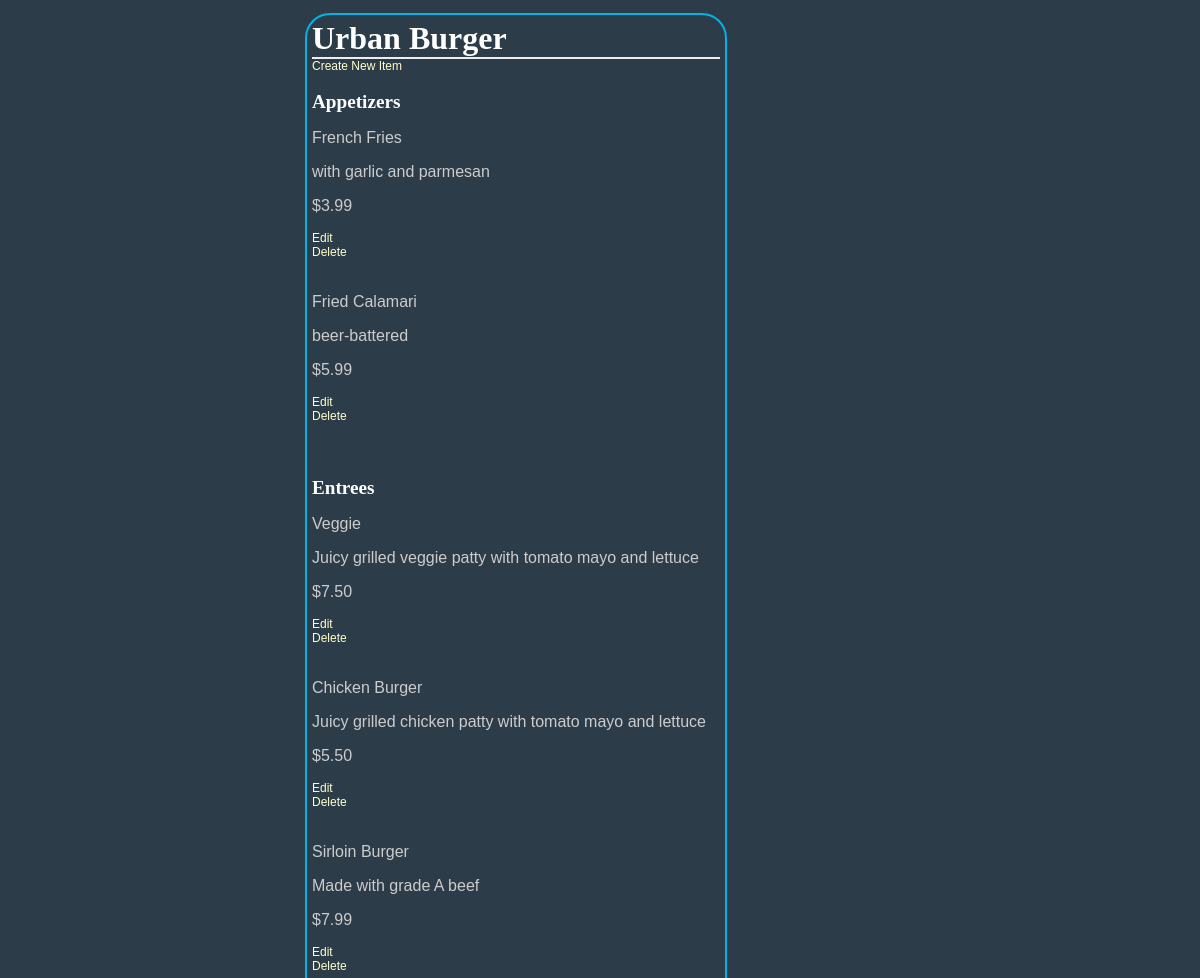
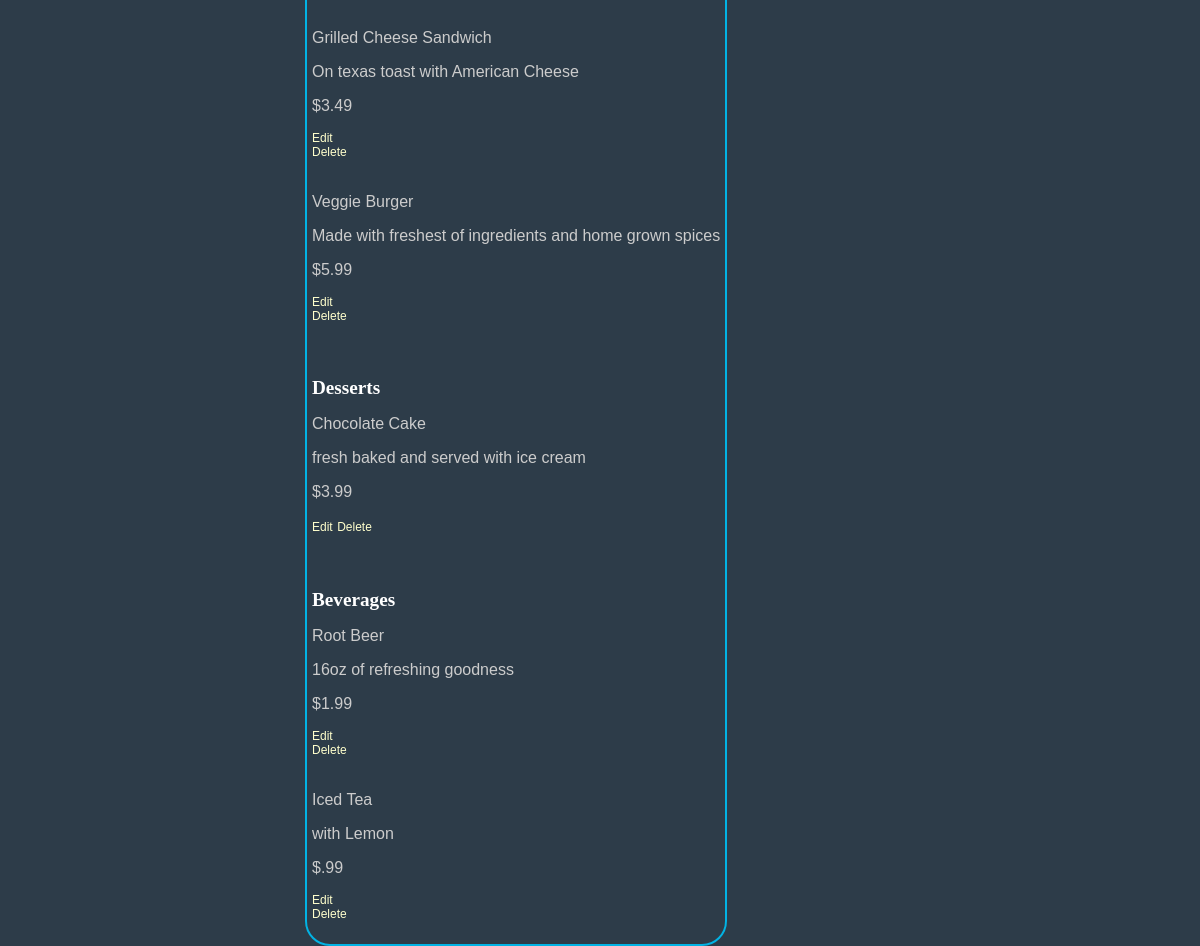
Page /restaurant/1/menu on the committed database (2 pictures, top to bottom).
### database_setup.py (models this page shows, shortened)
class Restaurant(Base):
    __tablename__ = 'restaurant'
    id = Column(Integer, primary_key=True)
    name = Column(String(250), nullable=False)

class MenuItem(Base):
    __tablename__ = 'menu_item'
    name =Column(String(80), nullable = False)
    id = Column(Integer, primary_key = True)
    description = Column(String(250))
    price = Column(String(8))
    course = Column(String(250))
    restaurant_id = Column(Integer,ForeignKey('restaurant.id'))
    restaurant = relationship(Restaurant)

### finalproject.py (the view)
@app.route('/restaurant/<int:restaurant_id>/menu')
def showMenu(restaurant_id):
    restaurant = session.query(Restaurant).filter_by(id=restaurant_id).one()
    items = session.query(MenuItem).filter_by(restaurant_id=restaurant_id).all()
    return render_template('finalproject_menu.html', restaurant=restaurant, items=items)

### templates/finalproject_menu.html (shortened to what this page needs)
<html>
<head>
<link rel=stylesheet type=text/css href="{{ url_for('static', filename='styles.css') }}">
    </head>
    <body>
        <div class = 'pane'>
        <h1>{{ restaurant.name }}</h1>
    {% if items !=[] %}
        <a href = "{{url_for('newMenuItem', restaurant_id = restaurant.id )}}">Create New Item</a>
    <h2>Appetizers</h2>
        {% for i in items %}
        {% if i.course == 'Appetizer' %}
        <p>{{i.name}}</p>
        <p>{{i.description}}</p>
        <p>{{i.price}}</p>
        <a href='{{url_for('editMenuItem', restaurant_id = restaurant.id, menu_id=i.id ) }}' >Edit</a>
    <a href='{{url_for('deleteMenuItem', restaurant_id = restaurant.id, menu_id=i.id ) }}' >Delete</a>
        {% endif %}
        {% endfor %}
    <h2>Entrees</h2>
        {% for i in items %}
        {% if i.course == 'Entree' %}
        <p>{{i.name}}</p>
        <p>{{i.description}}</p>
        <p>{{i.price}}</p>
        <a href='{{url_for('editMenuItem', restaurant_id = restaurant.id, menu_id=i.id ) }}' >Edit</a>
    <a href='{{url_for('deleteMenuItem', restaurant_id = restaurant.id, menu_id=i.id ) }}' >Delete</a>
        {% endif %}
        {% endfor %}
    <h2>Desserts</h2>
        {% for i in items %}
        {% if i.course == 'Dessert' %}
        <p>{{i.name}}</p>
        <p>{{i.description}}</p>
        <p>{{i.price}}</p>
        <a href='{{url_for('editMenuItem', restaurant_id = restaurant.id, menu_id=i.id ) }}' >Edit</a>
    <a href='{{url_for('deleteMenuItem', restaurant_id = restaurant.id, menu_id=i.id ) }}' >Delete</a>
        {% endif %}
        {% endfor %}
    <h2>Beverages</h2>
        {% for i in items %}
        {% if i.course == 'Beverage' %}
        <p>{{i.name}}</p>
        <p>{{i.description}}</p>
        <p>{{i.price}}</p>
        <a href='{{url_for('editMenuItem', restaurant_id = restaurant.id, menu_id=i.id ) }}' >Edit</a>
    <a href='{{url_for('deleteMenuItem', restaurant_id = restaurant.id, menu_id=i.id ) }}' >Delete</a>
{% endif %}
        {% endfor %}
        {% else %}
        <p> You currently have no menu items. <p>
        <a href = "{{url_for('newMenuItem', restaurant_id = restaurant.id )}}">Create New Item</a>
            {% endif %}
</div>
    </body>
</html>

### static/styles.css (style rules this page uses)
body { font-family: sans-serif; background-image: url('img3.jpg'); background-color: #2d3c49 }
h1, h2, h3, h4 { color: #FFFFFF; }
h1, h2 { font-family: 'Georgia', serif; margin: 0; }
h1 { border-bottom: 2px solid #eee; }
h2 { font-size: 1.2em; }
p, dd, dt { color: #CCCCCC; }
a { text-decoration: none; color:#FFFFCC; font-size: .75em; }
.pane { position:absolute; left: 25%; border: 2px solid; border-radius: 25px; padding: 5px; margin: 5px; border-color: #02b3e4; background-color: #2d3c49 }

### rows in the picture
Restaurant: name "Urban Burger"
MenuItem: name "French Fries", description "with garlic and parmesan", price "$3.99"
MenuItem: name "Fried Calamari", description "beer-battered", price "$5.99"
MenuItem: name "Veggie", description "Juicy grilled veggie patty with tomato mayo and lettuce", price "$7.50"
MenuItem: name "Chicken Burger", description "Juicy grilled chicken patty with tomato mayo and lettuce", price "$5.50"
MenuItem: name "Sirloin Burger", description "Made with grade A beef", price "$7.99"
MenuItem: name "Grilled Cheese Sandwich", description "On texas toast with American Cheese", price "$3.49"
MenuItem: name "Veggie Burger", description "Made with freshest of ingredients and home grown spices", price "$5.99"
MenuItem: name "Chocolate Cake", description "fresh baked and served with ice cream", price "$3.99"
MenuItem: name "Root Beer", description "16oz of refreshing goodness", price "$1.99"
MenuItem: name "Iced Tea", description "with Lemon", price "$.99"
